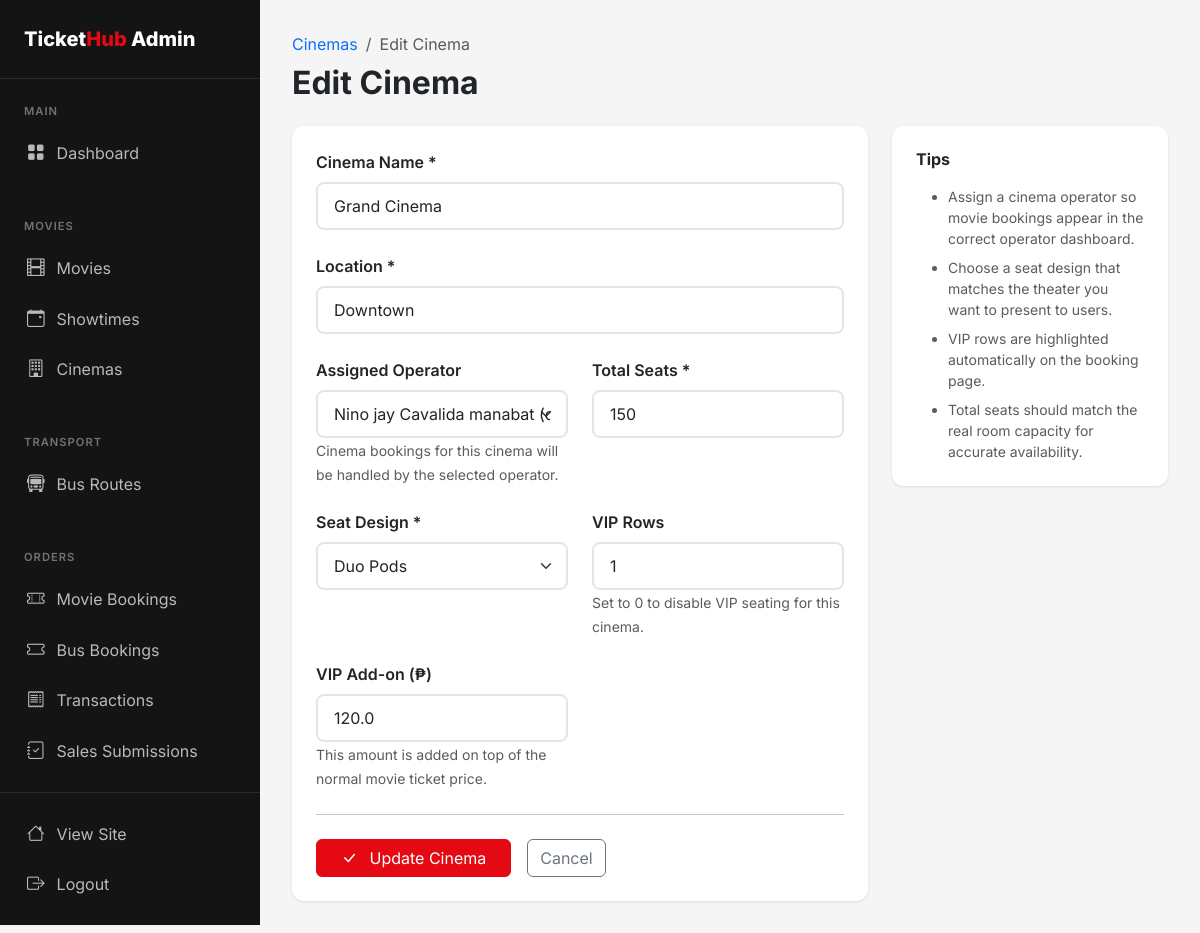
The page /admin/cinemas/edit/1 (signed in) on the database its author committed.
### flask_app/app.py (models this page shows, shortened)
class Cinema(db.Model):
    id = db.Column(db.Integer, primary_key=True)
    name = db.Column(db.String(100), nullable=False)
    location = db.Column(db.String(200))
    total_seats = db.Column(db.Integer, default=100)
    operator_id = db.Column(db.Integer, db.ForeignKey('user.id'), nullable=True)
    image = db.Column(db.String(255))  # for picture
    seat_layout_style = db.Column(db.String(40), default=DEFAULT_CINEMA_LAYOUT_STYLE, nullable=False)
    vip_rows = db.Column(db.Integer, default=DEFAULT_CINEMA_VIP_ROWS)
    vip_surcharge = db.Column(db.Float, default=DEFAULT_CINEMA_VIP_SURCHARGE)
    showtimes = db.relationship('Showtime', backref='cinema', lazy=True, cascade='all, delete-orphan')
    operator = db.relationship('User', foreign_keys=[operator_id], backref='cinemas')

class User(UserMixin, db.Model):
    id = db.Column(db.Integer, primary_key=True)
    email = db.Column(db.String(120), unique=True, nullable=False)
    password_hash = db.Column(db.String(256), nullable=False)
    name = db.Column(db.String(100), nullable=False)
    phone = db.Column(db.String(20))
    is_admin = db.Column(db.Boolean, default=False)
    is_bus_operator = db.Column(db.Boolean, default=False)
    is_cinema_operator = db.Column(db.Boolean, default=False)
    created_at = db.Column(db.DateTime, default=datetime.utcnow)
    movie_bookings = db.relationship('MovieBooking', foreign_keys='MovieBooking.user_id', backref='user', lazy=True)
    bus_bookings = db.relationship('BusBooking', foreign_keys='BusBooking.user_id', backref='user', lazy=True)

### flask_app/app.py (the view, shortened to what this page needs)
@app.route('/admin/cinemas/edit/<int:cinema_id>', methods=['GET', 'POST'])
@login_required
@admin_required
def admin_edit_cinema(cinema_id):
    cinema = Cinema.query.get_or_404(cinema_id)
    operators = User.query.filter((User.is_cinema_operator == True) | (User.is_admin == True)).all()
    return render_template('admin/cinemas/edit.html', cinema=cinema, operators=operators)

### flask_app/app.py (called while the page is built)
@app.after_request
def add_no_cache_headers(response):
    if request.endpoint != 'static':
        response.headers['Cache-Control'] = 'no-store, no-cache, must-revalidate, private, max-age=0'
        response.headers['Pragma'] = 'no-cache'
        response.headers['Expires'] = '0'
    return response

@login_manager.user_loader
def load_user(user_id):
    return User.query.get(int(user_id))

def admin_required(f):
    @wraps(f)
    def decorated_function(*args, **kwargs):
        if not current_user.is_authenticated or not current_user.is_admin:
            flash('You need admin access for this action.', 'error')
            return redirect(url_for('index'))
        return f(*args, **kwargs)
    return decorated_function

### flask_app/templates/admin/cinemas/edit.html (shortened to what this page needs)
{% extends "admin/base.html" %}
{% block admin_content %}
<div class="mb-4">
    <nav aria-label="breadcrumb">
        <ol class="breadcrumb mb-2">
            <li class="breadcrumb-item">
                <a href="{{ url_for('admin_cinemas') }}" class="text-decoration-none">Cinemas</a>
            </li>
            <li class="breadcrumb-item active">Edit Cinema</li>
        </ol>
    </nav>
    <h2 class="fw-bold">Edit Cinema</h2>
</div>
<div class="row">
    <div class="col-lg-8">
        <div class="card">
            <div class="card-body p-4">
                <form method="POST" action="{{ url_for('admin_edit_cinema', cinema_id=cinema.id) }}">
                    <div class="row g-4">
                        <div class="col-12">
                            <label class="form-label fw-semibold">Cinema Name *</label>
                            <input
                                type="text"
                                class="form-control"
                                name="name"
                                value="{{ cinema.name }}"
                                required
                            >
                        </div>
                        <div class="col-12">
                            <label class="form-label fw-semibold">Location *</label>
                            <input
                                type="text"
                                class="form-control"
                                name="location"
                                value="{{ cinema.location }}"
                                required
                            >
                        </div>
                        <div class="col-md-6">
                            <label class="form-label fw-semibold">Assigned Operator</label>
                            <select class="form-select" name="operator_id">
                                {% for operator in operators %}
                                    <option value="{{ operator.id }}" {% if cinema.operator_id == operator.id %}selected{% endif %}>{{ operator.name }} ({{ operator.email }})</option>
                                {% endfor %}
                            </select>
                            <small class="text-muted">Cinema bookings for this cinema will be handled by the selected operator.</small>
                        </div>
                        <div class="col-md-6">
                            <label class="form-label fw-semibold">Total Seats *</label>
                            <input
                                type="number"
                                class="form-control"
                                name="total_seats"
                                value="{{ cinema.total_seats }}"
                                min="1"
                                required
                            >
                        </div>
                        <div class="col-md-6">
                            <label class="form-label fw-semibold">Seat Design *</label>
                            <select class="form-select" name="seat_layout_style" required>
                                {% for layout_key, layout_config in cinema_layout_presets.items() %}
                                    <option value="{{ layout_key }}" {% if layout_key == (cinema.seat_layout_style or 'classic') %}selected{% endif %}>
                                        {{ layout_config['label'] }}
                                    </option>
                                {% endfor %}
                            </select>
                        </div>
                        <div class="col-md-6">
                            <label class="form-label fw-semibold">VIP Rows</label>
                            <input
                                type="number"
                                class="form-control"
                                name="vip_rows"
                                min="0"
                                value="{{ cinema.vip_rows or 0 }}"
                            >
                            <small class="text-muted">Set to 0 to disable VIP seating for this cinema.</small>
                        </div>
                        <div class="col-md-6">
                            <label class="form-label fw-semibold">VIP Add-on (&#8369;)</label>
                            <input
                                type="number"
                                class="form-control"
                                name="vip_surcharge"
                                min="0"
                                step="0.01"
                                value="{{ cinema.vip_surcharge or 0 }}"
                            >
                            <small class="text-muted">This amount is added on top of the normal movie ticket price.</small>
                        </div>
                    </div>
                    <hr class="my-4">
                    <div class="d-flex gap-3">
                        <button type="submit" class="btn btn-primary px-4">
                            <i class="bi bi-check-lg me-2"></i>
                            Update Cinema
                        </button>
                        <a href="{{ url_for('admin_cinemas') }}" class="btn btn-outline-secondary">
                            Cancel
                        </a>
                    </div>
                </form>
            </div>
        </div>
    </div>
    <div class="col-lg-4">
        <div class="card">
            <div class="card-body p-4">
                <h6 class="fw-bold mb-3">Tips</h6>
                <ul class="text-muted small mb-0">
                    <li class="mb-2">Assign a cinema operator so movie bookings appear in the correct operator dashboard.</li>
                    <li class="mb-2">Choose a seat design that matches the theater you want to present to users.</li>
                    <li class="mb-2">VIP rows are highlighted automatically on the booking page.</li>
                    <li>Total seats should match the real room capacity for accurate availability.</li>
                </ul>
            </div>
        </div>
    </div>
</div>
{% endblock %}

### flask_app/templates/admin/base.html (style rules this page uses)
:root { --primary: #E50914; --primary-dark: #B20710; --secondary: #0A84FF; --dark: #141414; --dark-lighter: #1F1F1F; --gray-100: #F5F5F5; --gray-200: #E5E5E5; --gray-600: #6B7280; --success: #22C55E; }
body { font-family: 'Inter', sans-serif; background: var(--gray-100); }
.card { border: none; border-radius: 12px; box-shadow: 0 1px 3px rgba(0,0,0,0.1); }
.btn-primary { background: var(--primary); border-color: var(--primary); }
.form-control, .form-select { border: 2px solid var(--gray-200); border-radius: 8px; padding: 0.625rem 1rem; }

### rows shown on the page
Cinema: name "Grand Cinema", location "Downtown", operator_id "Nino jay Cavalida manabat (qweqwe@gmail.com)", total_seats "150", seat_layout_style "Duo Pods", vip_rows "1", vip_surcharge "120.0"
